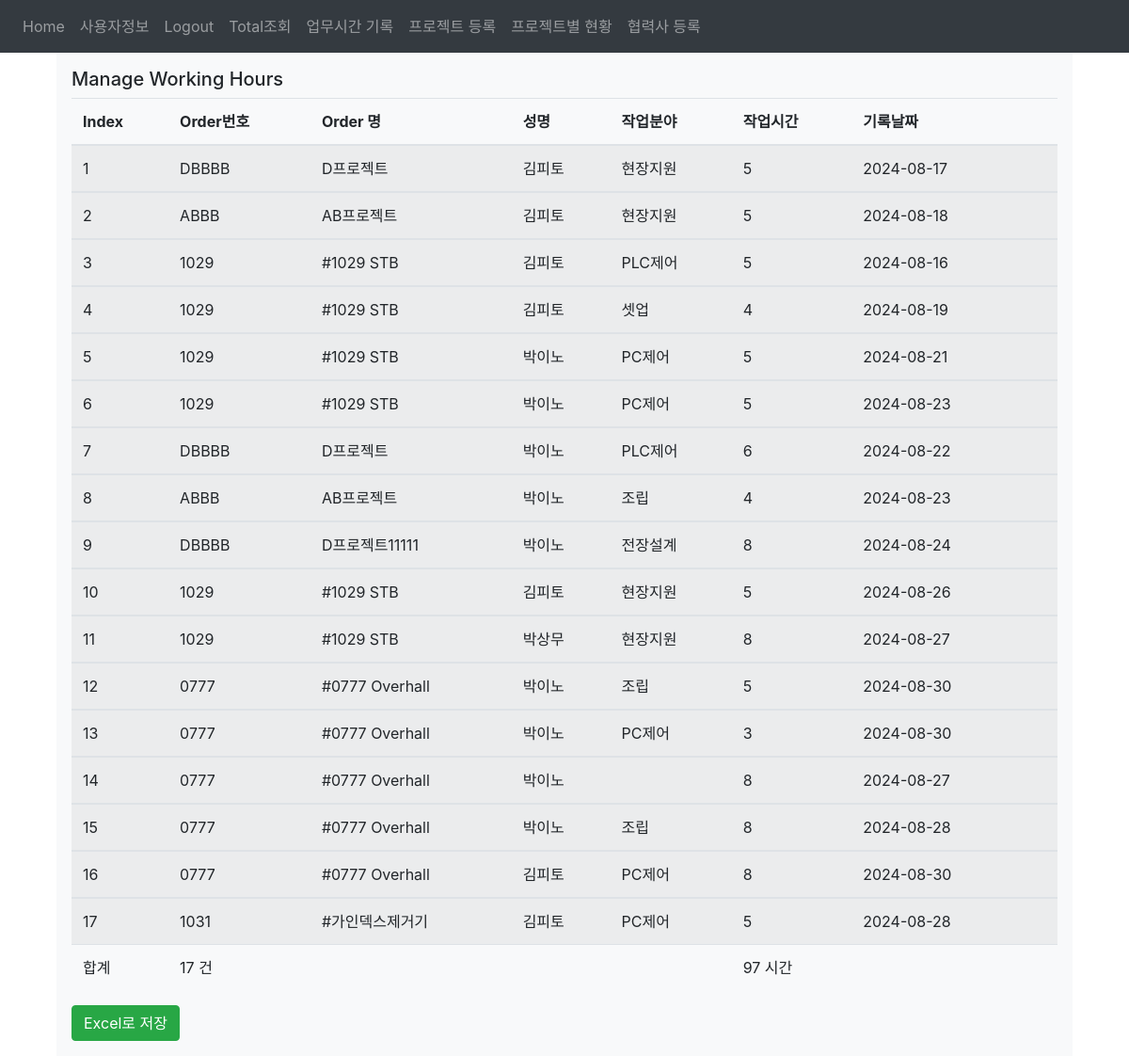
/workhour_total (signed in), run on the app's committed database.
### website/models.py (models this page shows)
class Working_hour(db.Model):                                         #내가 참여중인 프로젝트에 MD를 매일 등록한다. 2번
    id = db.Column(db.Integer, primary_key=True)                      #DB primary_key ID
    pcode = db.Column(db.String(50), nullable=False)                  #프로젝트 코드
    pname = db.Column(db.String(100))                                 #프로젝트 이름
    username = db.Column(db.String(50))                               #사용자 이름
    jobpart = db.Column(db.String(50))                                #업무 진행한 분야(근무시간을 쓴 곳)
    workhour = db.Column(db.Integer)                                  #프로젝트에 사용한 시간을 입력
    recodingdate = db.Column(db.String(50))                           #근무기록한 날짜 'yymmdd'
    date = db.Column(db.DateTime(timezone=True), default=func.now())  #timestamp
    user_id = db.Column(db.Integer, db.ForeignKey('user.id'))         #외래키 연동

### website/views.py (the view)
@views.route('/workhour_total', methods=['GET', 'POST'])
@login_required
def workhour_total():
    all_data = db.session.query(
            Working_hour.pcode,
            Working_hour.pname,
            Working_hour.username,
            Working_hour.jobpart,
            Working_hour.workhour,
            Working_hour.recodingdate
            ).all()
    return render_template("workhourtotal.html",all_data=all_data,user=current_user)

### website/__init__.py (called while the page is built)
def create_app():
    app.config['SECRET_KEY'] = 'hjshjhdjah kjshkjdhjs'
    app.config['SQLALCHEMY_DATABASE_URI'] = f'sqlite:///{DB_NAME}'
    db.init_app(app)
    from .views import views
    from .auth import auth
    app.register_blueprint(views, url_prefix='/')
    app.register_blueprint(auth, url_prefix='/')
    from .models import User
    with app.app_context():
        db.create_all()
    login_manager = LoginManager()
    login_manager.login_view = 'auth.login'
    login_manager.init_app(app)
    @login_manager.user_loader
    def load_user(id):
        return User.query.get(int(id))
    return app

### website/templates/workhourtotal.html (shortened to what this page needs)
{% extends 'base.html' %}
{% block content %}
<div class="container">
<div class="table-wrapper">
<div class="row">
<div class="col-md-12">
<div class="bg-light p-3">
    <h5>Manage Working Hours </h5>
  <table class="table table-hover table-striped table-responsive-sm" id="table1">
    <thead>
        <tr>
        <th>Index</th>
        <th>Order번호</th>
        <th>Order 명</th>
        <th>성명</th>
        <th>작업분야</th>
        <th>작업시간</th>
        <th>기록날짜</th>
        <th></th>
        </tr>
    </thead>
    {% for row in all_data %}
    <tbody>
      <tr>
        <td>{{loop.index}}</td>
        <td>{{row.pcode}}</td>
        <td>{{row.pname}}</td>
        <td>{{row.username}}</td>
        <td>{{row.jobpart}}</td>
        <td class="participation-time">{{row.workhour}}</td>
        <td>{{row.recodingdate}}</td>
        <td></td>
      </tr>
    </tbody>
    {% endfor %}
    <tfoot>
        <tr>
          <td>합계</td>
          <td id="count"></td>
          <td></td>
          <td></td>
          <td></td>
          <td id="total-time"></td>
          <td></td>
          <td></td>
        </tr>
    </tfoot>
    </table>
    <button class="btn btn-success float-end" onclick="exportTableToExcel('table1', 'working_hours')">Excel로 저장</button>
</div>
</div>
</div>
</div>
</div>
{% endblock %}

### website/templates/base.html (style rules this page uses)
.table-wrapper { overflow-x: auto; width: 100%; }

### data on the page
Working_hour: pcode "DBBBB", pname "D프로젝트", username "김피토", jobpart "현장지원", workhour "5", recodingdate "2024-08-17"
Working_hour: pcode "ABBB", pname "AB프로젝트", username "김피토", jobpart "현장지원", workhour "5", recodingdate "2024-08-18"
Working_hour: pcode "1029", pname "#1029 STB", username "김피토", jobpart "PLC제어", workhour "5", recodingdate "2024-08-16"
Working_hour: pcode "1029", pname "#1029 STB", username "김피토", jobpart "셋업", workhour "4", recodingdate "2024-08-19"
Working_hour: pcode "1029", pname "#1029 STB", username "박이노", jobpart "PC제어", workhour "5", recodingdate "2024-08-21"
Working_hour: pcode "1029", pname "#1029 STB", username "박이노", jobpart "PC제어", workhour "5", recodingdate "2024-08-23"
Working_hour: pcode "DBBBB", pname "D프로젝트", username "박이노", jobpart "PLC제어", workhour "6", recodingdate "2024-08-22"
Working_hour: pcode "ABBB", pname "AB프로젝트", username "박이노", jobpart "조립", workhour "4", recodingdate "2024-08-23"
Working_hour: pcode "DBBBB", pname "D프로젝트11111", username "박이노", jobpart "전장설계", workhour "8", recodingdate "2024-08-24"
Working_hour: pcode "1029", pname "#1029 STB", username "김피토", jobpart "현장지원", workhour "5", recodingdate "2024-08-26"
Working_hour: pcode "1029", pname "#1029 STB", username "박상무", jobpart "현장지원", workhour "8", recodingdate "2024-08-27"
Working_hour: pcode "0777", pname "#0777 Overhall", username "박이노", jobpart "조립", workhour "5", recodingdate "2024-08-30"
Working_hour: pcode "0777", pname "#0777 Overhall", username "박이노", jobpart "PC제어", workhour "3", recodingdate "2024-08-30"
Working_hour: pcode "0777", pname "#0777 Overhall", username "박이노", workhour "8", recodingdate "2024-08-27"
Working_hour: pcode "0777", pname "#0777 Overhall", username "박이노", jobpart "조립", workhour "8", recodingdate "2024-08-28"
Working_hour: pcode "0777", pname "#0777 Overhall", username "김피토", jobpart "PC제어", workhour "8", recodingdate "2024-08-30"
Working_hour: pcode "1031", pname "#가인덱스제거기", username "김피토", jobpart "PC제어", workhour "5", recodingdate "2024-08-28"
